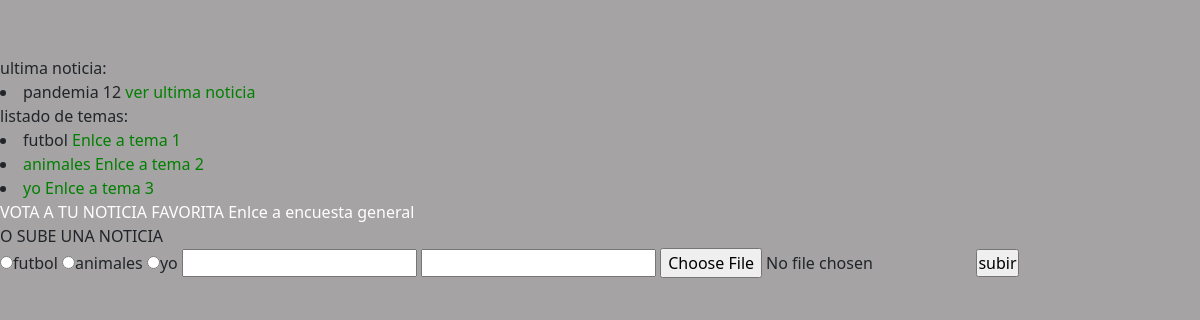
Screenshot of /noticias/ with the database file from the repository.
### app_noticias/models.py (models this page shows, shortened)
class Noticias(models.Model):
    tema=models.ForeignKey(Temas,on_delete=models.CASCADE)
    titulo= models.CharField(max_length=100)
    descripcion = models.TextField()
    pub_date= models.DateTimeField("publicado") #models.fields.DateField(default=None,null=True,blank=True)
    foto1 = models.ImageField(upload_to="noticias/media",blank=True,null= True)
    foto2 = models.ImageField(upload_to="noticias/media",blank=True,null= True)
    foto3 = models.ImageField(upload_to="noticias/media",blank=True,null= True)
    foto4 = models.ImageField(upload_to="noticias/media",blank=True,null= True)
    foto5 = models.ImageField(upload_to="noticias/media",blank=True,null= True)
    votos=models.IntegerField(default=0)

class Temas(models.Model):
    titulo_tema=models.CharField(max_length=100)

### app_noticias/views.py (the view)
# urls.py: path('',views.home,name='Home'),
def home(request):
    noticias = Noticias.objects.all()
    ultima_noticia=Noticias.objects.order_by('-pub_date')[:1]
    temas=Temas.objects.all()
    return render(request,'home.html', {'noticias': noticias, 'ultima':ultima_noticia, 'temas':temas})

### app_noticias/templates/home.html (shortened to what this page needs)
{% extends 'index.html' %}
{% block contenido %}
ultima noticia:
{% for ultima in ultima %}
<li>
{{ultima.titulo}}
{{ultima.id}}
<a href="{% url 'Detalle' ultima.id %}"> ver ultima noticia</a>
</li>
{% endfor %}
listado de temas:
    {% for tema in temas %}
    <li>
       {{tema.titulo_tema}} <a href="{% url 'Temas' tema.id %}">Enlce a tema {{tema.id}}
    </li>
    {% endfor %}
    VOTA A TU NOTICIA FAVORITA
    <a href="{% url 'Encuesta' %}">Enlce a encuesta general </a>
<br>
O SUBE UNA NOTICIA
<form action="{% url 'IMG' %}" method="post">
{% for tema in temas %}
    <input type="radio" name="tema" value="{{tema.titulo_tema}}">{{tema.titulo_tema}}
{% endfor %}
    <input type="text" name="titulo">
    <input type="text" name="descripcion">
    <input type="file" name="img">
    <input type="submit" name="subir" value="subir">
</form>
{% endblock %}

### app_noticias/static/style.css (style rules this page uses)
li a { color: green; }
* { margin: 0; padding: 0; box-sizing: border-box; }
body { background-color: rgb(165, 163, 163); }
a { color: white; text-decoration: none; }

### rows the page displays
Noticias: titulo "pandemia", id "12"
Temas: titulo_tema "futbol", id "1"
Temas: titulo_tema "animales", id "2"
Temas: titulo_tema "yo", id "3"
